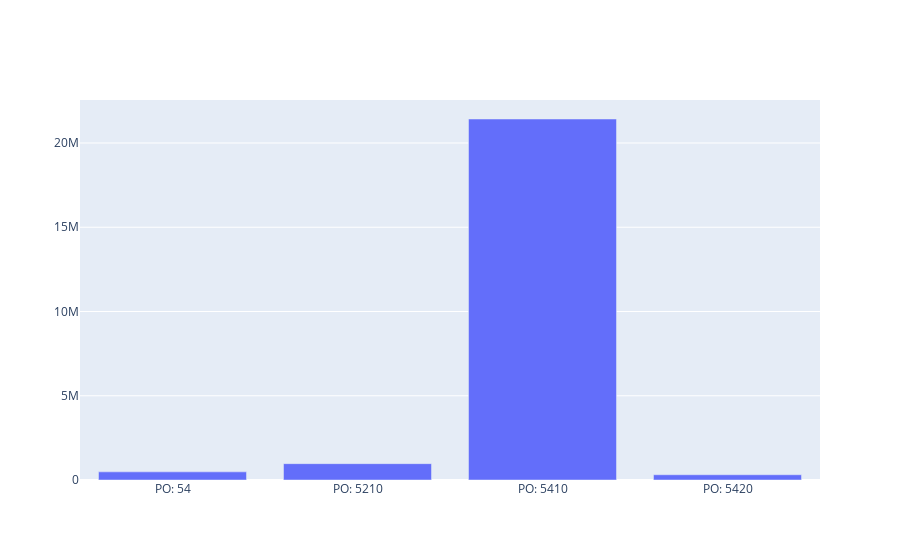

Here is the notebook cell this chart was saved with:
### Code cell
# set height of bar
fig = go.Figure(data=[
   # go.Bar(name='Order spend 2019', x0=list(orderdSpend_purchOrg_2019["Purchasing Org."]), y= orderdSpend_purchOrg_2019["Net Value"]),
    go.Bar(name='Order spend 2020', x=list(orderdSpend_purchOrg_2020["Purchasing Org."]), y=orderdSpend_purchOrg_2020["Net Value"])
])

# Change the bar mode
# fig.update_layout(barmode='group')
fig.show()

### Figure 1 — Plotly figure (JSON) as saved in the notebook; plotly's stock layout.template omitted (floating-point values rounded to 4 significant figures)
{"data": [{"name": "Order spend 2020", "type": "bar", "x": ["PO: 54", "PO: 5210", "PO: 5410", "PO: 5420"], "y": [483100.0, 970200.0, 21430000.0, 310800.0]}], "layout": {}}
